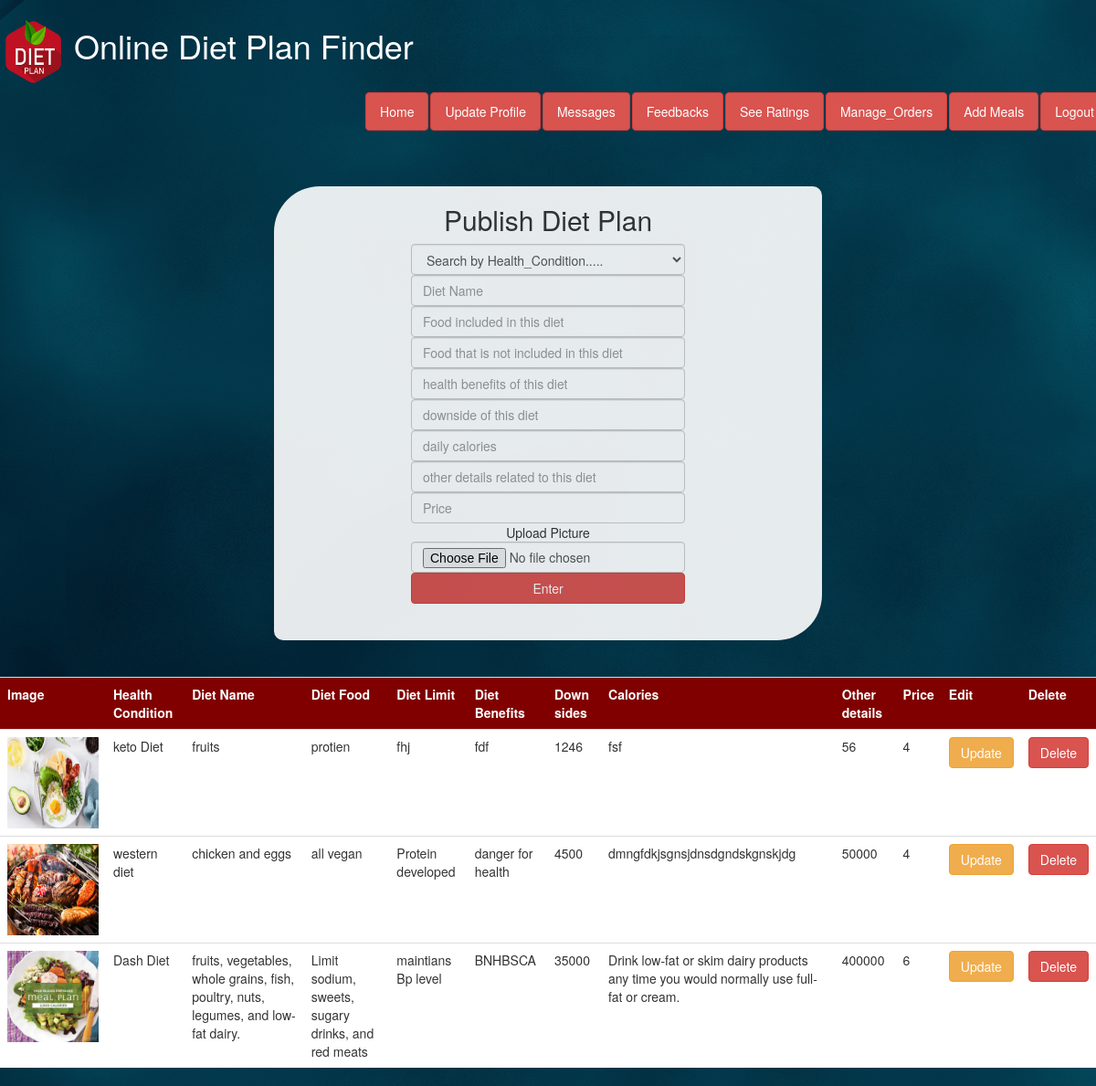
The app's page /nutritionist.php (signed in) with its own data.
### tables this page shows
CREATE TABLE IF NOT EXISTS `diet_plan` (
  `DID` int(11) NOT NULL AUTO_INCREMENT,
  `HID` int(11) NOT NULL,
  `UID` int(11) NOT NULL,
  `Diet_name` varchar(500) NOT NULL,
  `diet_food` varchar(5000) NOT NULL,
  `diet_limit` varchar(5000) NOT NULL,
  `health_benefits` varchar(5000) NOT NULL,
  `downside` varchar(5000) NOT NULL,
  `daily_calories` int(100) NOT NULL,
  `description` varchar(5000) NOT NULL,
  `price` int(11) NOT NULL,
  `average_rating` int(11) DEFAULT NULL,
  `image` varchar(500) DEFAULT NULL,
  PRIMARY KEY (`DID`)
);

### nutritionist.php (the view, shortened to what this page needs)
<?php ob_start();
$uid=$_SESSION['UID'];
     ?>
 <!DOCTYPE html>
<html lang="en">
  <head>
    <link rel="stylesheet" href="https://cdnjs.cloudflare.com/ajax/libs/font-awesome/4.7.0/css/font-awesome.min.css">
    <link href="css/bootstrap.min.css" rel="stylesheet">
<link rel="stylesheet" href="https://maxcdn.bootstrapcdn.com/bootstrap/3.4.1/css/bootstrap.min.css">
  </head>
  <body  >
  <div class="navbar" style="background-color: url(img/baC.jpg)"  >
     <header><b><a href="nutritionist.php"> <h1 style="color:white" ><img src="img/logo1.png" width="70px" height="70px"> Online Diet Plan Finder</h1></a></header>
                     <ul class="nav nav-pills navbar-right">
                                                      <li><a style="color:white" class="btn btn-danger" href="nutritionist.php" >Home</a></li>
                                                      <li><a style="color:white" class="btn btn-danger" href="update_nutritionist.php" >Update Profile</a></li>
                                                      <li><a style="color:white" class="btn btn-danger" href="n_messages.php" >Messages</a></li>
                                                      <li><a style="color:white" class="btn btn-danger" href="n_feedbacks.php" >Feedbacks</a></li>
                                                      <li><a style="color:white" class="btn btn-danger" href="view_ratings.php" >See Ratings</a></li>
                                                        <li><a style="color:white" class="btn btn-danger" href="manage_orders.php" >Manage_Orders</a></li>
                                                        <li><a style="color:white" class="btn btn-danger" href="Add_meals.php" >Add Meals</a></li>
                                                    <li><a href="logout.php" style="color:white" class="btn btn-danger" style="color:white" >Logout</a></li>
                            </ul>
        </div>
 <span style="background-image: url(img/baC.jpg)">
      <br><br>
	<section class="hero-section set-bg" data-setbg="img/head.jpg">
		<div class="container"  align="center" style="background-color:white;opacity:0.9;width:50%;border-radius: 50px 10px ;">
			<div class="hero-text text-black">
				<h2>Publish Diet Plan</h2>
			</div>
                                    <center>
                                    <form class="intro-newslatter" method="post" style="width:300px" enctype="multipart/form-data">
                                    <select name="h_condition" class="form-control" style="width: 100%;">
<option value="" disabled selected>Search by Health_Condition.....</option>
</select>
<input type="text" name="diet_name" class="form-control" placeholder="Diet Name"   required>
     <input type="text" name="diet_food" class="form-control" placeholder="Food included in this diet"   required>
     <input type="text" name="diet_limit" class="form-control" placeholder="Food that is not included in this diet"   required>
     <input type="text" name="health_benefits" class="form-control" placeholder="health benefits of this diet"   required>
     <input type="text" name="downside" class="form-control" placeholder="downside of this diet"   required>
     <input type="number" name="calories" class="form-control" placeholder="daily calories"   required>
     <input type="text" name="des" class="form-control" placeholder="other details related to this diet"   required>
     <input type="number" name="price" class="form-control" placeholder="Price"   required>
     Upload Picture
     <input type="file" name="image" class="form-control" required>
						<input type="submit"class="btn btn-danger" name="enter" value="Enter" style="width:300px">
                                    <br><br><br>
					</form>
				</div>
	</section>
     <br><Br>
  <table class="table">
    <tr>
      <th>Image</th>
    <th>
Health Condition
</th>
<th>
Diet Name
</th>
<th>
Diet Food
</th>
<th>
Diet Limit
</th>
<th>
Diet Benefits
</th>
<th>
Down sides
</th>
<th>
Calories
</th>
<th>
Other details
</th>
<th>
Price
</th>
<th>
Edit
</th>
<th>
  Delete
</th>
</tr>
<?php
$conn=mysqli_connect('localhost','root','','diet');
$sql="select * from diet_plan where UID=$uid";
$result=mysqli_query($conn,$sql);
$num=mysqli_num_rows($result);
if($num>0){
  while($row=mysqli_fetch_assoc($result)){
    $DID=$row['DID'];
    $HID=$row['HID'];
    $Diet_name=$row['Diet_name'];
    $diet_food=$row['diet_food'];
    $diet_limit=$row['diet_limit'];
    $health_benefits=$row['health_benefits'];
    $downside=$row['downside'];
    $daily_calories=$row['daily_calories'];
    $description=$row['description'];
    $price=$row['price'];
    $image=$row['image'];
?>
<?php
echo "<tr>";
echo "<td><img src='img/$image'  width='100px' height='100px'></td>";
 echo "<td> $Diet_name </td>";
 echo "<td> $diet_food </td>";
 echo "<td> $diet_limit </td>";
 echo "<td> $health_benefits </td>";
  echo "<td> $downside </td>";
  echo "<td> $daily_calories </td>";
  echo "<td> $description </td>";
  echo "<td> $price </td>";
  echo "<td> $HID </td>";
 echo "<td><a href='update_diet_plan.php?DID=$DID' class='btn btn-warning' >Update</a></td>";
 echo "<td><a href='nutritionist.php?DID=$DID' class='btn btn-danger'>Delete</a></td>";
echo "</tr>";
}
}
?>
</table>
</body>
</html>

### nutritionist.php (style rules this page uses)
body { background-image: url(img/baC.jpg); }
td { background-color:white; }
th { background-color:maroon; color:white; }

### records on screen
diet_plan: image (picture), Diet_name "keto Diet", diet_food "fruits", diet_limit "protien", health_benefits "fhj", downside "fdf", daily_calories "1246", description "fsf", price "56", HID "4"
diet_plan: image (picture), Diet_name "western diet", diet_food "chicken and eggs", diet_limit "all vegan", health_benefits "Protein developed", downside "danger for health", daily_calories "4500", description "dmngfdkjsgnsjdnsdgndskgnskjdg", price "50000", HID "4"
diet_plan: image (picture), Diet_name "Dash Diet", diet_food "fruits, vegetables, whole grains, fish, poultry, nuts, legumes, and low-fat dairy.", diet_limit "Limit sodium, sweets, sugary drinks, and red meats", health_benefits "maintians Bp level", downside "BNHBSCA", daily_calories "35000", description "Drink low-fat or skim dairy products any time you would normally use full-fat or cream.", price "400000", HID "6"
